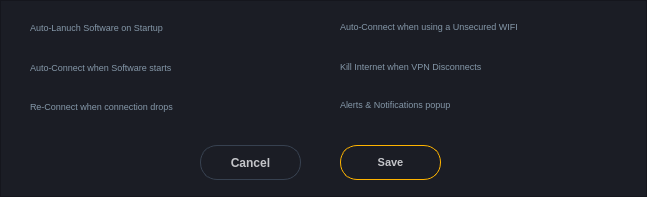
<?xml version="1.0" encoding="UTF-8"?>
<ui version="4.0">
 <class>SubSettings</class>
 <widget class="QWidget" name="SubSettings">
  <property name="geometry">
   <rect>
    <x>0</x>
    <y>0</y>
    <width>647</width>
    <height>197</height>
   </rect>
  </property>
  <property name="windowTitle">
   <string>Form</string>
  </property>
  <layout class="QVBoxLayout" name="verticalLayout">
   <property name="spacing">
    <number>0</number>
   </property>
   <property name="leftMargin">
    <number>0</number>
   </property>
   <property name="topMargin">
    <number>0</number>
   </property>
   <property name="rightMargin">
    <number>0</number>
   </property>
   <property name="bottomMargin">
    <number>0</number>
   </property>
   <item>
    <layout class="QHBoxLayout" name="horizontalLayout">
     <item>
      <widget class="QFrame" name="frame">
       <property name="styleSheet">
        <string notr="true">QFrame
{
background-color:#1b1d25;
}</string>
       </property>
       <property name="frameShape">
        <enum>QFrame::StyledPanel</enum>
       </property>
       <property name="frameShadow">
        <enum>QFrame::Raised</enum>
       </property>
       <widget class="QLabel" name="label">
        <property name="geometry">
         <rect>
          <x>30</x>
          <y>19</y>
          <width>171</width>
          <height>16</height>
         </rect>
        </property>
        <property name="font">
         <font>
          <pointsize>7</pointsize>
         </font>
        </property>
        <property name="styleSheet">
         <string notr="true">QLabel
{
color:#8497a8;
}</string>
        </property>
        <property name="text">
         <string>Auto-Lanuch Software on Startup</string>
        </property>
       </widget>
       <widget class="QLabel" name="label_2">
        <property name="geometry">
         <rect>
          <x>30</x>
          <y>59</y>
          <width>181</width>
          <height>16</height>
         </rect>
        </property>
        <property name="font">
         <font>
          <pointsize>7</pointsize>
         </font>
        </property>
        <property name="styleSheet">
         <string notr="true">QLabel
{
color:#8497a8;
}</string>
        </property>
        <property name="text">
         <string>Auto-Connect when Software starts</string>
        </property>
       </widget>
       <widget class="QLabel" name="label_3">
        <property name="geometry">
         <rect>
          <x>340</x>
          <y>16</y>
          <width>221</width>
          <height>20</height>
         </rect>
        </property>
        <property name="font">
         <font>
          <pointsize>7</pointsize>
         </font>
        </property>
        <property name="styleSheet">
         <string notr="true">QLabel
{
color:#8497a8;
}</string>
        </property>
        <property name="text">
         <string>Auto-Connect when using a Unsecured WIFI </string>
        </property>
       </widget>
       <widget class="QLabel" name="label_4">
        <property name="geometry">
         <rect>
          <x>340</x>
          <y>58</y>
          <width>171</width>
          <height>16</height>
         </rect>
        </property>
        <property name="font">
         <font>
          <pointsize>7</pointsize>
         </font>
        </property>
        <property name="styleSheet">
         <string notr="true">QLabel
{
color:#8497a8;
}</string>
        </property>
        <property name="text">
         <string>Kill Internet when VPN Disconnects</string>
        </property>
       </widget>
       <widget class="QLabel" name="label_5">
        <property name="geometry">
         <rect>
          <x>30</x>
          <y>96</y>
          <width>181</width>
          <height>21</height>
         </rect>
        </property>
        <property name="font">
         <font>
          <pointsize>7</pointsize>
         </font>
        </property>
        <property name="styleSheet">
         <string notr="true">QLabel
{
color:#8497a8;
}</string>
        </property>
        <property name="text">
         <string>Re-Connect when connection drops</string>
        </property>
       </widget>
       <widget class="QLabel" name="label_6">
        <property name="geometry">
         <rect>
          <x>340</x>
          <y>96</y>
          <width>171</width>
          <height>16</height>
         </rect>
        </property>
        <property name="font">
         <font>
          <pointsize>7</pointsize>
         </font>
        </property>
        <property name="styleSheet">
         <string notr="true">QLabel
{
color:#8497a8;
}</string>
        </property>
        <property name="text">
         <string>Alerts &amp; Notifications popup</string>
        </property>
       </widget>
       <widget class="QPushButton" name="cancel">
        <property name="geometry">
         <rect>
          <x>200</x>
          <y>145</y>
          <width>101</width>
          <height>35</height>
         </rect>
        </property>
        <property name="font">
         <font>
          <weight>75</weight>
          <bold>true</bold>
         </font>
        </property>
        <property name="cursor">
         <cursorShape>PointingHandCursor</cursorShape>
        </property>
        <property name="styleSheet">
         <string notr="true">QPushButton
{
background-color:#1b1d25;
border-radius:17px;
border-style:solid;
color:#c4c5c9;
border:1px solid #374150;
padding-left:5px;
padding-right:5px;

}</string>
        </property>
        <property name="text">
         <string>Cancel</string>
        </property>
       </widget>
       <widget class="QPushButton" name="save">
        <property name="geometry">
         <rect>
          <x>340</x>
          <y>145</y>
          <width>101</width>
          <height>35</height>
         </rect>
        </property>
        <property name="font">
         <font>
          <pointsize>8</pointsize>
          <weight>75</weight>
          <bold>true</bold>
         </font>
        </property>
        <property name="cursor">
         <cursorShape>PointingHandCursor</cursorShape>
        </property>
        <property name="styleSheet">
         <string notr="true">QPushButton
{
background-color:#1b1d25;
border-radius:17px;
border-style:solid;
color:#c4c5c9;
border:1px solid #ffb400;
padding-left:5px;
padding-right:5px;

}</string>
        </property>
        <property name="text">
         <string>Save</string>
        </property>
       </widget>
       <widget class="QPushButton" name="startupCheckBox">
        <property name="geometry">
         <rect>
          <x>219</x>
          <y>15</y>
          <width>57</width>
          <height>23</height>
         </rect>
        </property>
        <property name="styleSheet">
         <string notr="true">QPushButton
{
	border:0px;

border-image: url(:/resources/img/offstatus.PNG);

image-position: left;
text-align: left;
}
QPushButton:checked
{

border-image: url(:/resources/img/onstatus.PNG);
}</string>
        </property>
        <property name="text">
         <string/>
        </property>
        <property name="checkable">
         <bool>true</bool>
        </property>
        <property name="checked">
         <bool>false</bool>
        </property>
       </widget>
       <widget class="QPushButton" name="autoConnectCheckBox">
        <property name="geometry">
         <rect>
          <x>218</x>
          <y>56</y>
          <width>57</width>
          <height>23</height>
         </rect>
        </property>
        <property name="styleSheet">
         <string notr="true">QPushButton
{
	border:0px;

border-image: url(:/resources/img/offstatus.PNG);

image-position: left;
text-align: left;
}
QPushButton:checked
{

border-image: url(:/resources/img/onstatus.PNG);
}</string>
        </property>
        <property name="text">
         <string/>
        </property>
        <property name="checkable">
         <bool>true</bool>
        </property>
       </widget>
       <widget class="QPushButton" name="reconnectCheckBox">
        <property name="geometry">
         <rect>
          <x>218</x>
          <y>96</y>
          <width>57</width>
          <height>23</height>
         </rect>
        </property>
        <property name="styleSheet">
         <string notr="true">QPushButton
{
	border:0px;
color:#ffb400;
border-image: url(:/resources/img/offstatus.PNG);

image-position: left;
text-align: left;
}
QPushButton:checked
{
color:#ffb400;
image: url(:/resources/img/onstatus.PNG);
}</string>
        </property>
        <property name="text">
         <string/>
        </property>
        <property name="checkable">
         <bool>true</bool>
        </property>
        <property name="checked">
         <bool>false</bool>
        </property>
       </widget>
       <widget class="QPushButton" name="auto_launch_4">
        <property name="geometry">
         <rect>
          <x>560</x>
          <y>94</y>
          <width>57</width>
          <height>23</height>
         </rect>
        </property>
        <property name="styleSheet">
         <string notr="true">QPushButton
{
	border:0px;

border-image: url(:/resources/img/offstatus.PNG);

image-position: left;
text-align: left;
}
QPushButton:checked
{

border-image: url(:/resources/img/onstatus.PNG);
}</string>
        </property>
        <property name="text">
         <string/>
        </property>
        <property name="checkable">
         <bool>true</bool>
        </property>
        <property name="checked">
         <bool>false</bool>
        </property>
       </widget>
       <widget class="QPushButton" name="killSwitchCheckBox">
        <property name="geometry">
         <rect>
          <x>560</x>
          <y>54</y>
          <width>57</width>
          <height>23</height>
         </rect>
        </property>
        <property name="styleSheet">
         <string notr="true">QPushButton
{
	border:0px;

border-image: url(:/resources/img/offstatus.PNG);

image-position: left;
text-align: left;
}
QPushButton:checked
{

border-image: url(:/resources/img/onstatus.PNG);
}</string>
        </property>
        <property name="text">
         <string/>
        </property>
        <property name="checkable">
         <bool>true</bool>
        </property>
       </widget>
       <widget class="QPushButton" name="insecureWifiCheckBox">
        <property name="geometry">
         <rect>
          <x>560</x>
          <y>14</y>
          <width>57</width>
          <height>23</height>
         </rect>
        </property>
        <property name="styleSheet">
         <string notr="true">QPushButton
{
	border:0px;

border-image: url(:/resources/img/offstatus.PNG);

image-position: left;
text-align: left;
}
QPushButton:checked
{

border-image: url(:/resources/img/onstatus.PNG);
}</string>
        </property>
        <property name="text">
         <string/>
        </property>
        <property name="checkable">
         <bool>true</bool>
        </property>
       </widget>
      </widget>
     </item>
    </layout>
   </item>
  </layout>
 </widget>
 <resources/>
 <connections/>
</ui>
